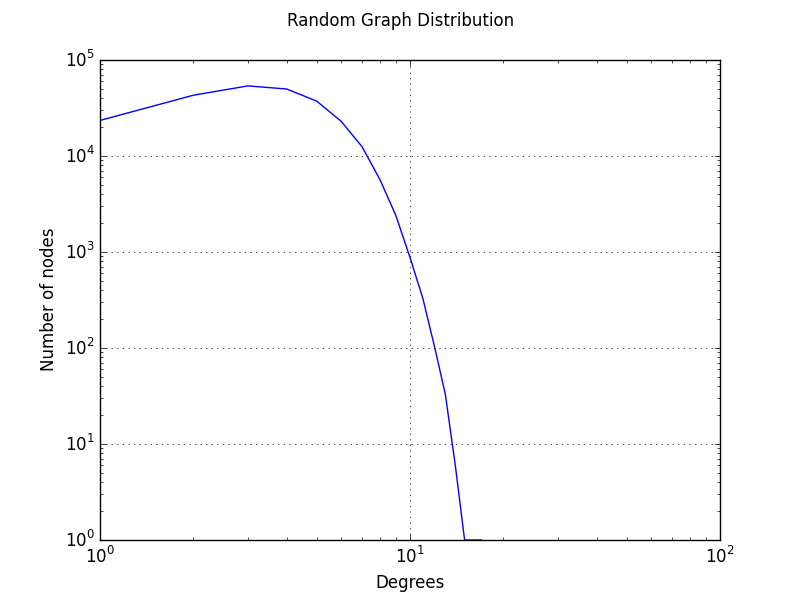

Source code (Python):
import snap
import matplotlib.pyplot as plt
import numpy as np

FIn = snap.TFIn("../test.graph")
graph = snap.TNGraph.Load(FIn)

num_nodes = graph.GetNodes()
num_edges = graph.GetEdges()

random_graph = snap.GenRndGnm(snap.PNGraph, num_nodes, num_edges)
file_random = snap.TFOut('random_graph.graph')
random_graph.Save(file_random)

local_cf = 0
for i in range(0, num_nodes):
	local_cf += snap.GetNodeClustCf(random_graph, i)

print "Local clustering coefficient = %f" % (local_cf*1.0/num_nodes)

triangle_count = 0
triad_count = 0
TriadV = snap.TIntTrV()
snap.GetTriads(random_graph, TriadV)
for triple in TriadV:
    triangle_count += triple.Val2()
    triad_count += triple.Val2()+triple.Val3()

print "Global clustering coefficient = %f" % (triangle_count*1.0/triad_count)

DegToCntV = snap.TIntPrV()
snap.GetDegCnt(random_graph, DegToCntV)
node_count = []
degree = []
for item in DegToCntV:
	node_count.append(item.GetVal2())
	degree.append(item.GetVal1())

plt.plot(degree,node_count,'b-')
plt.yscale('log')
plt.xscale('log')
plt.ylabel('Number of nodes')
plt.xlabel('Degrees')
plt.suptitle("Random Graph Distribution")
plt.grid()
plt.show()

avg_path_len = 0
n = num_nodes*(num_nodes-1)
num_pairs = 20000
p1 = np.random.random_integers(0,num_nodes-1,num_pairs)
p2 = np.random.random_integers(0,num_nodes-1,num_pairs)
for i in range(num_pairs):
	avg_path_len += snap.GetShortPath(random_graph, p1[i], p2[i], True)

print 'Average path length = %f' %(avg_path_len*1.0/num_pairs)
